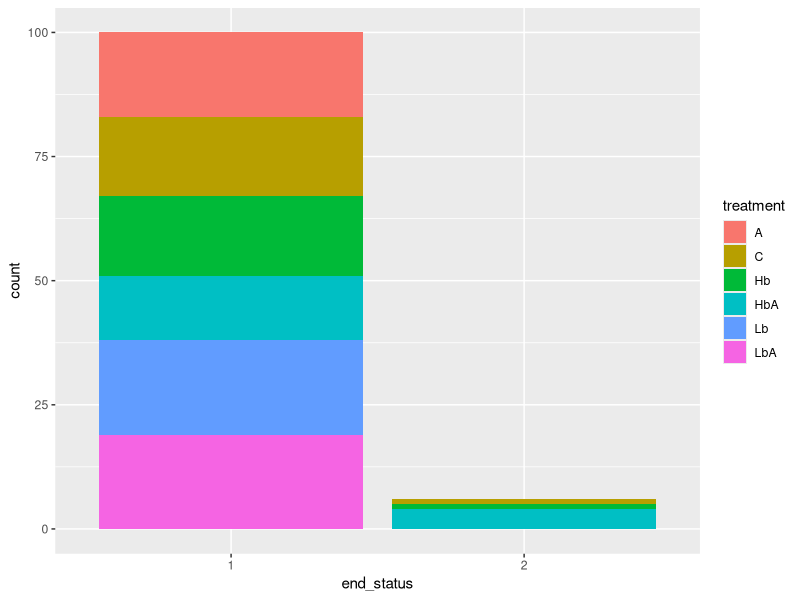
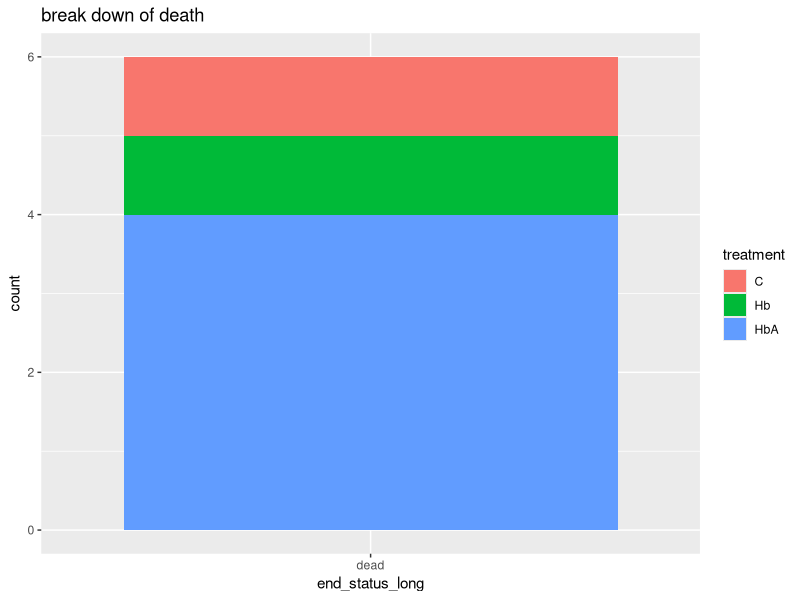

The R script that drew these images, in order: (Note: this script raises an error after producing the figures.)
# This is a loose first analysis of the 2022 asco-bacteriacide
# osmia cornifrosn experiments
# run in the spring of 2022


# packages ####
library(tidyverse) # for everything
library(rstatix) # for pipe friendly stats
library(lme4) # for models

library(survival)
library(survminer)
library(broom)

rm(list=ls()) # then clean the environment


# read in the data ####
summary_df <- read_csv("input/asco_plate_maps_summary.csv")

summary_df$end_status <- as.factor(summary_df$end_status)
summary_df$plate <- as.factor(summary_df$plate)
summary_df$well <- as.factor(summary_df$well)
summary_df$larva_nest <- as.factor(summary_df$larva_nest)
summary_df$larva_number <- as.factor(summary_df$larva_number)
summary_df$treatment <- as.factor(summary_df$treatment)
summary_df$larva_stage <- as.factor(summary_df$larva_stage)

df<- summary_df%>%
  filter(end_status_long != "removed_dead")

# then a table perchance?
# a little graffy waffy?


df %>%
  ggplot()+
  geom_bar(aes(x=end_status, fill=treatment))


# and then just looking at the dead ones
prop_death <- df %>%
  filter(end_status_long=="dead")%>%
  ggplot()+
  geom_bar(aes(x=end_status_long, fill=treatment))+
  ggtitle("break down of death")
prop_death
ggsave(plot= prop_death, "output/prop_death.jpeg")

# time to cocoon ####
def_to_cocoon<- df %>%
  ggplot(aes(x = treatment, y=def_to_cocoon, fill=treatment))+
  geom_boxplot()+
  geom_point(position = position_jitter(w = 0.1, h = 0), alpha = .5)+
  ylab("days from defecation until cocoon")
def_to_cocoon
ggsave(plot= def_to_cocoon, "output/def_to_cocoon.jpeg", width = 5, height = 6)

df %>%
  kruskal_test(def_to_cocoon~treatment)

df %>%
  dunn_test(def_to_cocoon~treatment)





def_to_cocoon_model <- lm(data=df, def_to_cocoon~treatment)
summary(def_to_cocoon_model)                   
                             
write.csv(tidy(def_to_cocoon_model), "output/def_to_cocoon_model.csv")



death_model <- glmer(data=df, end_status~treatment + (1|plate), family=binomial,
                     glmerControl(optimizer = "bobyqa", optCtrl = list(maxfun = 100000)))



summary(glm(data=df, end_status~treatment, family=binomial))

# remaining pollen ####

df %>%
  drop_na(remaining_pollen)%>%
  ggplot(aes(x=remaining_pollen, fill=treatment))+
  geom_bar(position="fill")


remaining_pollen <- df %>%
  drop_na(remaining_pollen)%>%
  ggplot(aes(x=treatment, y=remaining_pollen, fill=treatment))+
  geom_boxplot(alpha=.6)+
  geom_point(position = position_jitter(w = 0.2, h = .1))
remaining_pollen
ggsave(plot= remaining_pollen, "output/remaining_pollen.jpeg", width = 5, height = 6)

df %>%
  drop_na(remaining_pollen)%>%
  kruskal_test(remaining_pollen~treatment)

df %>%
  drop_na(remaining_pollen)%>%
  dunn_test(remaining_pollen~treatment,p.adjust.method = "holm")


# prewinter weight ####

pre_winter_weight<-df %>%
  drop_na(prewinter_cocoon_weight)%>%
  ggplot(aes(x=treatment, y=prewinter_cocoon_weight, fill=treatment))+
  geom_boxplot(alpha=.6)+
  geom_point(position = position_jitter(w = 0.1, h = 0))
pre_winter_weight

ggsave(plot= pre_winter_weight, "output/pre_winter_weight.jpeg", width = 5, height = 6)


df %>%
  drop_na(prewinter_cocoon_weight)%>%
  kruskal_test(prewinter_cocoon_weight~treatment)

df %>%
  drop_na(prewinter_cocoon_weight)%>%
  dunn_test(prewinter_cocoon_weight~treatment)


# not significant difference in pre winter weight but trending same way as everything else




# test of a cox model


a.cox <- coxph(Surv(time_to_event, status)~treatment, data=df)


new_df <- with(df,
               data.frame(treatment = c("LbA","Lb","Hb","HbA","A","C") )
)
new_df


ggsurvplot(surv_fit(a.cox, data = df), pallette="#2E9FDF", ggtheme = theme_minimal())



fit <- survfit(a.cox, newdata = new_df)
ggsurvplot(fit, conf.int = TRUE, palette = "Dark2", 
           censor = FALSE, surv.median.line = "hv")








